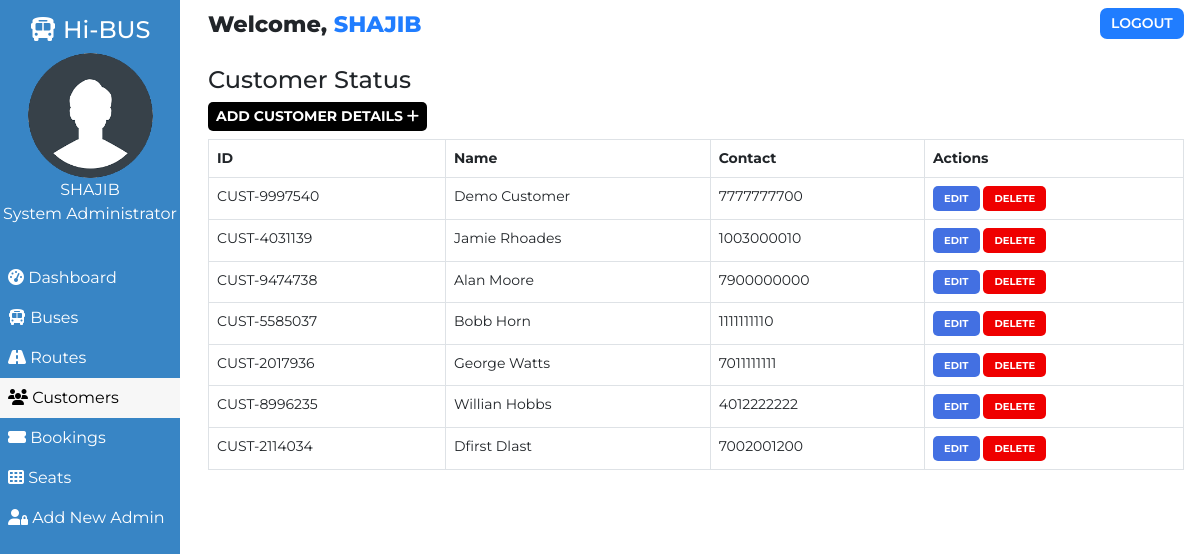
Page /admin/customer.php (signed in) on the committed database.
### tables this page shows
CREATE TABLE `users` (
  `user_id` int(11) NOT NULL,
  `user_fullname` varchar(100) NOT NULL,
  `user_name` varchar(30) NOT NULL,
  `user_password` varchar(255) NOT NULL,
  `user_created` datetime NOT NULL DEFAULT CURRENT_TIMESTAMP
);

CREATE TABLE `customers` (
  `id` int(100) NOT NULL,
  `customer_id` varchar(255) NOT NULL,
  `customer_name` varchar(30) NOT NULL,
  `customer_phone` varchar(10) NOT NULL,
  `customer_created` datetime NOT NULL DEFAULT CURRENT_TIMESTAMP
);

### admin/customer.php (the view, shortened to what this page needs)
<!DOCTYPE html>
<html lang="en">
<head>
    <link href="https://cdn.jsdelivr.net/npm/bootstrap@5.0.1/dist/css/bootstrap.min.css" rel="stylesheet">
    <?php
        $page="customer";
    ?>
</head>
<body>
    <?php require '../assets/partials/_admin-header.php';?>
        <?php
            $resultSql = "SELECT * FROM `customers` ORDER BY customer_created DESC";
            $resultSqlResult = mysqli_query($conn, $resultSql);
            if(!mysqli_num_rows($resultSqlResult)){ ?>
                <div class="container mt-4">
                    <div id="noCustomers" class="alert alert-dark " role="alert">
                        <h1 class="alert-heading">No Customers Found!!</h1>
                        <p class="fw-light">Be the first person to add one!</p>
                        <hr>
                        <div id="addCustomerAlert" class="alert alert-success" role="alert">
                                Click on <button id="add-button" class="button btn-sm"type="button"data-bs-toggle="modal" data-bs-target="#addModal">ADD <i class="fas fa-plus"></i></button> to add a customer!
                        </div>
                    </div>
                </div>
            <?php }
            else { ?>
            <section id="customer">
                <div id="head">
                    <h4>Customer Status</h4>
                </div>
                <div id="customer-results">
                    <div>
                        <button id="add-button" class="button btn-sm"type="button"data-bs-toggle="modal" data-bs-target="#addModal">Add Customer Details <i class="fas fa-plus"></i></button>
                    </div>
                    <table class="table table-hover table-bordered">
                        <thead>
                            <th>ID</th>
                            <th>Name</th>
                            <th>Contact</th>
                            <th>Actions</th>
                        </thead>
                        <?php
                            while($row = mysqli_fetch_assoc($resultSqlResult))
                            {
                                $id = $row["id"];
                                $customer_id = $row["customer_id"];
                                $customer_name = $row["customer_name"];
                                $customer_phone = $row["customer_phone"];
                        ?>
                        <tr>
                            <td>
                                <?php
                                    echo $customer_id;
                                ?>
                            </td>
                            <td>
                                <?php
                                    echo $customer_name;
                                ?>
                            </td>
                            <td>
                                <?php
                                    echo $customer_phone;
                                ?>
                            </td>
                            <td>
                            <button class="button edit-button " data-link="<?php echo $_SERVER['REQUEST_URI']; ?>" data-id="<?php
                                                echo $customer_id;?>" data-name="<?php
                                                echo $customer_name;?>" data-phone="<?php
                                                echo $customer_phone;?>"
                                                >Edit</button>
                                            <button class="button delete-button" data-bs-toggle="modal" data-bs-target="#deleteModal" data-id="<?php
                                                echo $id;?>">Delete</button>
                            </td>
                        </tr>
                    <?php
                        }
                    ?>
                    </table>
                </div>
            </section>
            <?php } ?>
        </div>
    </main>
</body>
</html>

### assets/partials/_admin-header.php (shortened to what this page needs)
<?php
    $conn = db_connect();
    $user_id = $_SESSION['user_id'];
    $sql = "SELECT * FROM users WHERE user_id = $user_id";
    $result = mysqli_query($conn, $sql);
    if($row = mysqli_fetch_assoc($result))
    {
        $user_fullname = $row["user_fullname"];
    }
?>
    <main id="container">
        <div id="sidebar">
            <h4><i class="fas fa-bus"></i> Hi-BUS</h4>
            <div>
                <img class="adminDp" src="../assets/img/userav-min.png" height="125px" alt="Admin Profile Pic">
                <p>
                    <?php  echo $user_fullname;  ?>
                </p>
                <p>System Administrator</p>
            </div>
            <ul id="options">
                <li class="option <?php if($page=='dashboard'){ echo 'active';}?>">
                    <a href="./dashboard.php">
                    <i class="fas fa-tachometer-alt"></i> Dashboard
                    </a>
                </li>
                <li class="option <?php if($page=='bus'){ echo 'active';}?>">
                    <a href="./bus.php">
                    <i class="fas fa-bus"></i> Buses
                    </a>
                </li>
                <li class="option <?php if($page=='route'){ echo 'active';}?>">
                    <a href="./route.php">
                    <i class="fas fa-road"></i> Routes
                    </a>
                </li>
                <li class="option <?php if($page=='customer'){ echo 'active';}?>">
                    <a href="./customer.php">
                    <i class="fas fa-users"></i> Customers
                    </a>
                </li>
                <li class="option <?php if($page=='booking'){ echo 'active';}?>">
                    <a href="./booking.php">
                    <i class="fas fa-ticket-alt"></i> Bookings
                    </a>
                </li>
                <li class="option <?php if($page=='seat'){ echo 'active';}?>">
                    <a href="./seat.php">
                    <i class="fas fa-th"></i> Seats
                    </a>
                </li>
                <li class="option <?php if($page=='signup'){ echo 'active';}?>">
                    <a href="./signup.php">
                    <i class="fas fa-user-lock"></i> Add New Admin
                    </a>
                </li>
            </ul>
        </div>
        <div id="main-content">
            <section id="welcome">
                <ul>
                    <li class="welcome-item">Welcome,
                        <span id="USER">
                            <?php
                                echo $user_fullname;
                            ?>
                        </span>
                    </li>
                    <li class="welcome-item">
                        <button id="logout" class="btn-sm">
                            <a href="../assets/partials/_logout.php">LOGOUT</a>
                        </button>
                    </li>
                </ul>
            </section>

### assets/styles/admin.php (style rules this page uses)
body { margin: 0; box-sizing: border-box; font-family: 'Montserrat', sans-serif; background-color: white; }
html { scroll-behavior: smooth; }
*, *::after, *::before { box-sizing: inherit; }
#USER { color: #207DFF; }
.adminDp { border-radius: 50%; }
#welcome { background-color: white; }
#welcome ul { display: flex; justify-content: space-between; list-style-type: none; padding: 0; margin: 0; }
#welcome li { margin: 0 1rem; padding: 0.5rem 0; }
#welcome li:first-child { font-weight: 800; font-size: 1.4rem; }
#logout { padding: 0.3rem 0.7rem; background-color: #207DFF; font-weight: 600; outline: none; border: none; border-radius: 7px; }
#logout a { color: white; text-decoration: none; }
@media only screen and (min-width:1000px) { #sidebar { text-align: center; background-color: #3885c5; color: white; width: 15%; position: fixed; top: 0%; padding-top: 1rem; z-index: 2; height: 100vh; } }
@media only screen and (min-width:1000px) { #sidebar p { margin: 0; } }
@media only screen and (min-width:1000px) { #sidebar ul { margin-top: 2rem; } }
@media only screen and (min-width:1000px) { #options { list-style-type: none; text-align: left; padding-left: 0; } }
@media only screen and (min-width:1000px) { .option a { display: block; padding: 0.5rem; text-decoration: none; color: inherit; } }
@media only screen and (min-width:1000px) { .active { background-color:#f7f7f7; color:black; } }
@media only screen and (min-width:1000px) { #main-content { margin-left: 16%; } }

### assets/styles/admin-options.php (style rules this page uses)
* { font-family: Montserrat; }
#booking #head, #customer #head, #route #head, #seat #head, #bus #head { padding-top: 1rem; }
#booking, #customer, #route, #bus, #seat { padding: 0 1rem; }
#booking-results > div, #customer-results > div, #route-results > div, #bus-results > div { margin-bottom: 0.5rem; }
#booking-results button, #customer-results button, #route button, #bus-results button { border-radius: 5px; }
.button { border: none; font-weight: bold; text-transform: uppercase; }
#add-button { background-color: black; color: white; }
table { font-size: 14px; }
#bus .edit-button, #bus .delete-button, #route .edit-button, #route .delete-button, #customer .edit-button, #customer .delete-button { padding: 0.3rem 0.7rem; }
table th,td { padding-left: 0.3rem; }
table button { color: white; }
.edit-button { background-color: #4370E2; }
.delete-button { background-color: #EF0000; }
.edit-button, .delete-button { font-size: 10px }

### rows in the picture
users: user_fullname "SHAJIB"
customers: customer "CUST-9997540", customer_name "Demo Customer", customer_phone "7777777700"
customers: customer "CUST-4031139", customer_name "Jamie Rhoades", customer_phone "1003000010"
customers: customer "CUST-9474738", customer_name "Alan Moore", customer_phone "7900000000"
customers: customer "CUST-5585037", customer_name "Bobb Horn", customer_phone "1111111110"
customers: customer "CUST-2017936", customer_name "George Watts", customer_phone "7011111111"
customers: customer "CUST-8996235", customer_name "Willian Hobbs", customer_phone "4012222222"
customers: customer "CUST-2114034", customer_name "Dfirst Dlast", customer_phone "7002001200"
